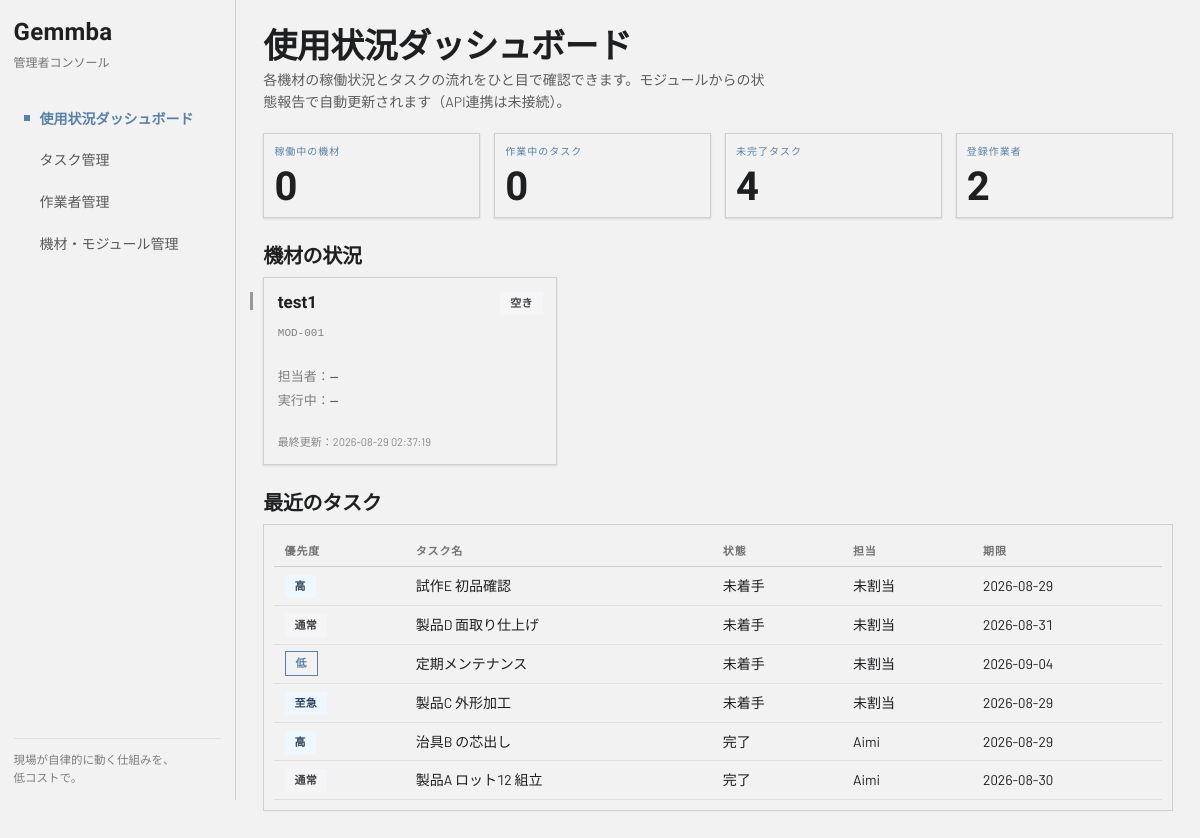
The page / on the database its author committed.
### tables this page shows
CREATE TABLE equipment (
    id INTEGER PRIMARY KEY AUTOINCREMENT,
    name TEXT NOT NULL,
    module_id TEXT UNIQUE,                      -- モジュール(ESP32)の識別子
    status TEXT NOT NULL DEFAULT 'idle',        -- idle / working / stopped / maintenance
    current_worker_id INTEGER REFERENCES workers(id),
    current_task_id INTEGER REFERENCES tasks(id),
    updated_at TEXT DEFAULT (datetime('now', 'localtime'))
, ip TEXT, hostname TEXT, last_seen TEXT, online INTEGER DEFAULT 0);

CREATE TABLE tasks (
    id INTEGER PRIMARY KEY AUTOINCREMENT,
    title TEXT NOT NULL,
    description TEXT DEFAULT '',
    difficulty INTEGER NOT NULL DEFAULT 3,      -- 難易度 1-5（AIの文脈ベクトルに使用）
    priority TEXT NOT NULL DEFAULT 'normal',    -- urgent / high / normal / low
    quantity INTEGER DEFAULT 1,
    deadline TEXT,                              -- 期限 (YYYY-MM-DD)
    status TEXT NOT NULL DEFAULT 'todo',        -- todo / assigned / in_progress / done
    assigned_worker_id INTEGER REFERENCES workers(id),
    equipment_id INTEGER REFERENCES equipment(id),
    started_at TEXT,
    completed_at TEXT,
    created_at TEXT DEFAULT (datetime('now', 'localtime'))
);

CREATE TABLE workers (
    id INTEGER PRIMARY KEY AUTOINCREMENT,
    name TEXT NOT NULL,
    years_of_service REAL NOT NULL DEFAULT 0,   -- 勤続年数（AIの初期文脈ベクトルに使用）
    nfc_tag_id TEXT UNIQUE,                     -- 腕輪のICチップID（後で紐付け可能）
    created_at TEXT DEFAULT (datetime('now', 'localtime'))
);

### app.py (the view)
@app.route("/")
def dashboard():
    conn = db.get_db()
    equipment = conn.execute("""
        SELECT e.*, w.name AS worker_name, t.title AS task_title,
               t.quantity AS task_quantity, t.deadline AS task_deadline
        FROM equipment e
        LEFT JOIN workers w ON w.id = e.current_worker_id
        LEFT JOIN tasks t   ON t.id = e.current_task_id
        ORDER BY e.name
    """).fetchall()
    counts = conn.execute("""
        SELECT
          (SELECT COUNT(*) FROM tasks WHERE status != 'done')       AS open_tasks,
          (SELECT COUNT(*) FROM tasks WHERE status = 'in_progress') AS active_tasks,
          (SELECT COUNT(*) FROM workers)                            AS workers,
          (SELECT COUNT(*) FROM equipment WHERE status = 'working') AS working_eq
    """).fetchone()
    recent = conn.execute("""
        SELECT t.*, w.name AS worker_name FROM tasks t
        LEFT JOIN workers w ON w.id = t.assigned_worker_id
        ORDER BY t.created_at DESC LIMIT 8
    """).fetchall()
    conn.close()
    return render_template("dashboard.html", equipment=equipment, counts=counts, recent=recent)

### app.py (called while the page is built)
@app.context_processor
def inject_labels():
    return dict(P=PRIORITY_LABELS, S=STATUS_LABELS, E=EQ_STATUS_LABELS)

### db.py (called while the page is built)
def get_db():
    conn = sqlite3.connect(DB_PATH)
    conn.row_factory = sqlite3.Row
    conn.execute("PRAGMA foreign_keys = ON")
    return conn

### templates/dashboard.html (shortened to what this page needs)
{% extends "base.html" %}
{% block content %}
<header class="page-head">
  <h1>使用状況ダッシュボード</h1>
  <p class="page-sub">各機材の稼働状況とタスクの流れをひと目で確認できます。モジュールからの状態報告で自動更新されます（API連携は未接続）。</p>
</header>
<section class="stat-grid">
  <div class="card elev-sm">
    <div class="card-kicker">稼働中の機材</div>
    <div class="stat-num">{{ counts.working_eq }}</div>
  </div>
  <div class="card elev-sm">
    <div class="card-kicker">作業中のタスク</div>
    <div class="stat-num">{{ counts.active_tasks }}</div>
  </div>
  <div class="card elev-sm">
    <div class="card-kicker">未完了タスク</div>
    <div class="stat-num">{{ counts.open_tasks }}</div>
  </div>
  <div class="card elev-sm">
    <div class="card-kicker">登録作業者</div>
    <div class="stat-num">{{ counts.workers }}</div>
  </div>
</section>
<h3 class="section-title">機材の状況</h3>
<section class="eq-grid">
  {% for e in equipment %}
  <article class="card elev-sm eq-card status-{{ e.status }}">
    <span class="app-led"></span>
    <div class="eq-card-head">
      <div class="card-title">{{ e.name }}</div>
      <span class="badge badge-{{ e.status }}">{{ E[e.status] }}</span>
    </div>
    <div class="mono">{{ e.module_id or '未接続' }}</div>
    <dl class="eq-meta">
      <div><span class="k">担当者：</span>{{ e.worker_name or '—' }}</div>
      <div><span class="k">実行中：</span>{{ e.task_title or '—' }}{% if e.task_title %}　<span class="text-muted">×{{ e.task_quantity or '—' }} ／ 期限 {{ e.task_deadline or '—' }}</span>{% endif %}</div>
    </dl>
    <div class="card-meta eq-updated">最終更新：{{ e.updated_at }}</div>
  </article>
  {% else %}
  <p class="empty">機材が登録されていません。「機材・モジュール管理」から追加してください。</p>
  {% endfor %}
</section>
<h3 class="section-title">最近のタスク</h3>
<div class="card table-wrap">
  <table class="table">
    <thead><tr><th>優先度</th><th>タスク名</th><th>状態</th><th>担当</th><th>期限</th></tr></thead>
    <tbody>
    {% for t in recent %}
      <tr>
        <td><span class="badge badge-p-{{ t.priority }}">{{ P[t.priority] }}</span></td>
        <td>{{ t.title }}</td>
        <td>{{ S[t.status] }}</td>
        <td>{{ t.worker_name or '未割当' }}</td>
        <td>{{ t.deadline or '—' }}</td>
      </tr>
    {% else %}
      <tr><td colspan="5" class="empty">タスクはまだありません。</td></tr>
    {% endfor %}
    </tbody>
  </table>
</div>
{% endblock %}

### rows shown on the page
equipment: name "test1", status "空き", module "MOD-001", worker_name "—", task_title "—", updated_at "2026-08-29 02:37:19"
tasks: priority "高", title "試作E 初品確認", status "未着手", worker_name "未割当", deadline "2026-08-29"
tasks: priority "通常", title "製品D 面取り仕上げ", status "未着手", worker_name "未割当", deadline "2026-08-31"
tasks: priority "低", title "定期メンテナンス", status "未着手", worker_name "未割当", deadline "2026-09-04"
tasks: priority "至急", title "製品C 外形加工", status "未着手", worker_name "未割当", deadline "2026-08-29"
tasks: priority "高", title "治具B の芯出し", status "完了", name "Aimi", deadline "2026-08-29"
tasks: priority "通常", title "製品A ロット12 組立", status "完了", name "Aimi", deadline "2026-08-30"

### other values the page prints
{{ counts.working_eq }} "0"
{{ counts.active_tasks }} "0"
{{ counts.open_tasks }} "4"
{{ counts.workers }} "2"
